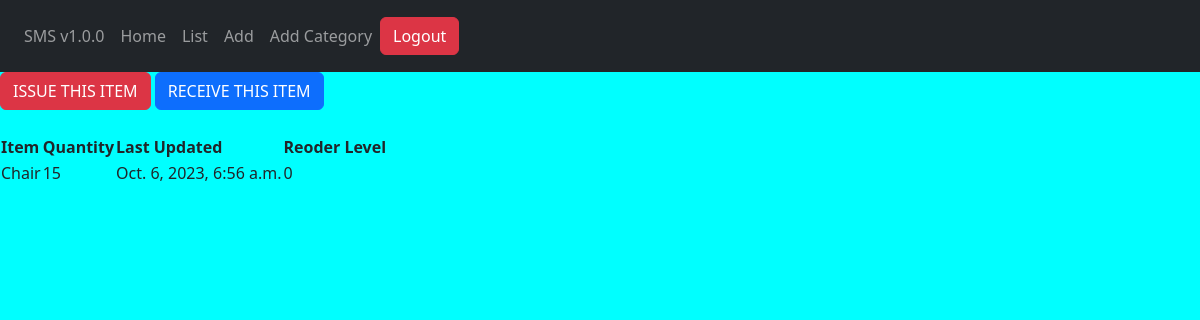
The page /stock/detail/6/ (signed in) on the database its author committed.
### stockmgt/models.py (models this page shows, shortened)
class Stock(models.Model):
	category = models.ForeignKey(Category, on_delete=models.CASCADE, blank=True, null=True)
	item_name = models.CharField(max_length=50, blank=True, null=True)
	quantity = models.IntegerField(default='0', blank=True, null=True)
	receive_quantity = models.IntegerField(default='0', blank=True, null=True)
	receive_by = models.CharField(max_length=50, blank=True, null=True)
	issue_quantity = models.IntegerField(default='0', blank=True, null=True)
	issue_by = models.CharField(max_length=50, blank=True, null=True)
	issue_to = models.CharField(max_length=50, blank=True, null=True)
	phone_number = models.CharField(max_length=50, blank=True, null=True)
	created_by = models.CharField(max_length=50, blank=True, null=True)
	reorder_level = models.IntegerField(default='0', blank=True, null=True)
	timestamp = models.DateTimeField(auto_now_add=True, auto_now=False)
	last_updated = models.DateTimeField(auto_now_add=False, auto_now=True)
	export_to_CSV = models.BooleanField(default=False)

### stockmgt/views.py (the view)
# urls.py: path('detail/<str:id>/', stock_detail, name="detail"),
@login_required(login_url=('/accounts/login'))
def stock_detail(request, id):
    queryset = Stock.objects.get(id=id)
    context={
        'queryset': queryset,
    }
    return render(request, 'stock/detail.html', context)

### stockmgt/templates/stock/detail.html
{% extends 'base.html' %}
{% load bootstrap5 %}
{% block content %}
        <a href='{% url "stock:issue" id=queryset.id%}'><div class='btn btn-danger'>ISSUE THIS ITEM</div></a>
        <a href='{% url "stock:receive" id=queryset.id%}'><div class='btn btn-primary'>RECEIVE THIS ITEM</div></a>
        <br><br>
        <div>
          <table>
                  <tr>
                    <th>Item</th>
                    <th>Quantity</th>
                    <th>Last Updated</th>
                    <th>Reoder Level</th>
                  </tr>
                  <tr>
                    <td>{{queryset.item_name}}</td>
                    <td>{{queryset.quantity}}</td>
                    <td>{{queryset.last_updated}}</td>
                    <td>{{queryset.reorder_level}}</td>
                  </tr>
          </table>
        </div>
{% endblock %}

### stockmgt/static/css/styles.css (style rules this page uses)
body { background-color: aqua; }

### rows shown on the page
Stock: item_name "Chair", quantity "15", last_updated "Oct. 6, 2023, 6:56 a.m.", reorder_level "0"
